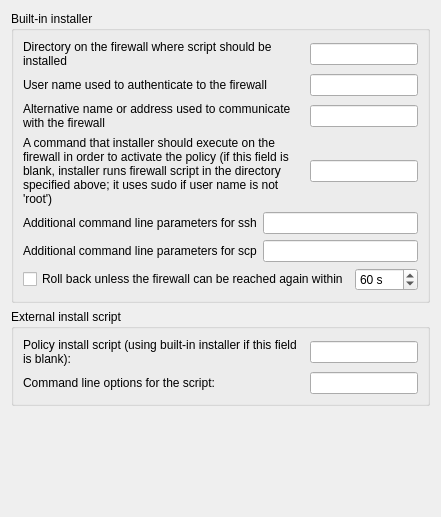
     <widget class="QWidget" name="tab1">
      <attribute name="title">
       <string>Installer</string>
      </attribute>
      <layout class="QGridLayout" name="gridLayout_3">
       <property name="verticalSpacing">
        <number>6</number>
       </property>
       <item row="0" column="0">
        <widget class="QGroupBox" name="groupBox2">
         <property name="title">
          <string>Built-in installer</string>
         </property>
         <layout class="QGridLayout" name="gridLayout">
          <property name="verticalSpacing">
           <number>6</number>
          </property>
          <item row="0" column="0">
           <widget class="QLabel" name="label556">
            <property name="text">
             <string>Directory on the firewall where script should be installed</string>
            </property>
            <property name="alignment">
             <set>Qt::AlignmentFlag::AlignLeading|Qt::AlignmentFlag::AlignLeft|Qt::AlignmentFlag::AlignVCenter</set>
            </property>
            <property name="wordWrap">
             <bool>true</bool>
            </property>
           </widget>
          </item>
          <item row="0" column="1">
           <widget class="QLineEdit" name="ipt_fw_dir">
            <property name="sizePolicy">
             <sizepolicy hsizetype="Fixed" vsizetype="Fixed">
              <horstretch>0</horstretch>
              <verstretch>0</verstretch>
             </sizepolicy>
            </property>
            <property name="toolTip">
             <string>Directory path on the firewall where the script
will be stored (e.g. /etc/fw). Enter a directory
only, without a filename — the filename is set
under Compiler → &quot;Output file name&quot;.</string>
            </property>
           </widget>
          </item>
          <item row="1" column="0">
           <widget class="QLabel" name="textLabel1_2">
            <property name="text">
             <string>User name used to authenticate to the firewall</string>
            </property>
            <property name="alignment">
             <set>Qt::AlignmentFlag::AlignLeading|Qt::AlignmentFlag::AlignLeft|Qt::AlignmentFlag::AlignVCenter</set>
            </property>
            <property name="wordWrap">
             <bool>true</bool>
            </property>
           </widget>
          </item>
          <item row="1" column="1">
           <widget class="QLineEdit" name="ipt_user">
            <property name="sizePolicy">
             <sizepolicy hsizetype="Fixed" vsizetype="Fixed">
              <horstretch>0</horstretch>
              <verstretch>0</verstretch>
             </sizepolicy>
            </property>
            <property name="toolTip">
             <string>SSH user name for uploading the generated script to the firewall. Leave empty to
use the current system user.</string>
            </property>
           </widget>
          </item>
          <item row="2" column="0">
           <widget class="QLabel" name="textLabel1_3">
            <property name="text">
             <string>Alternative name or address used to communicate with the firewall</string>
            </property>
            <property name="alignment">
             <set>Qt::AlignmentFlag::AlignLeading|Qt::AlignmentFlag::AlignLeft|Qt::AlignmentFlag::AlignTop</set>
            </property>
            <property name="wordWrap">
             <bool>true</bool>
            </property>
           </widget>
          </item>
          <item row="2" column="1">
           <widget class="QLineEdit" name="altAddress">
            <property name="sizePolicy">
             <sizepolicy hsizetype="Fixed" vsizetype="Fixed">
              <horstretch>0</horstretch>
              <verstretch>0</verstretch>
             </sizepolicy>
            </property>
            <property name="toolTip">
             <string>Alternative address used for SCP/SSH if the primary management address is
unreachable.</string>
            </property>
           </widget>
          </item>
          <item row="3" column="0">
           <widget class="QLabel" name="textLabel1_4">
            <property name="text">
             <string>A command that installer should execute on the firewall in order to activate the policy (if this field is blank, installer runs firewall script in the directory specified above; it uses sudo if user name is not 'root')</string>
            </property>
            <property name="alignment">
             <set>Qt::AlignmentFlag::AlignVCenter</set>
            </property>
            <property name="wordWrap">
             <bool>true</bool>
            </property>
           </widget>
          </item>
          <item row="3" column="1">
           <widget class="QLineEdit" name="activationCmd">
            <property name="sizePolicy">
             <sizepolicy hsizetype="Fixed" vsizetype="Fixed">
              <horstretch>0</horstretch>
              <verstretch>0</verstretch>
             </sizepolicy>
            </property>
            <property name="toolTip">
             <string>Custom command executed on the firewall after the script has been copied. Leave
empty to use the built-in activation.</string>
            </property>
           </widget>
          </item>
          <item row="4" column="0" colspan="2">
           <layout class="QHBoxLayout">
            <item>
             <widget class="QLabel" name="textLabel1_7">
              <property name="text">
               <string>Additional command line parameters for ssh</string>
              </property>
              <property name="wordWrap">
               <bool>false</bool>
              </property>
             </widget>
            </item>
            <item>
             <widget class="QLineEdit" name="sshArgs">
              <property name="sizePolicy">
               <sizepolicy hsizetype="Expanding" vsizetype="Fixed">
                <horstretch>0</horstretch>
                <verstretch>0</verstretch>
               </sizepolicy>
              </property>
              <property name="toolTip">
               <string>Additional arguments passed to ssh when connecting to the firewall for
installation.</string>
              </property>
             </widget>
            </item>
           </layout>
          </item>
          <item row="5" column="0" colspan="2">
           <layout class="QHBoxLayout" name="_2">
            <item>
             <widget class="QLabel" name="textLabel1_8">
              <property name="text">
               <string>Additional command line parameters for scp</string>
              </property>
              <property name="wordWrap">
               <bool>false</bool>
              </property>
             </widget>
            </item>
            <item>
             <widget class="QLineEdit" name="scpArgs">
              <property name="sizePolicy">
               <sizepolicy hsizetype="Expanding" vsizetype="Fixed">
                <horstretch>0</horstretch>
                <verstretch>0</verstretch>
               </sizepolicy>
              </property>
              <property name="toolTip">
               <string>Additional arguments passed to scp when copying the script to the firewall.</string>
              </property>
             </widget>
            </item>
           </layout>
          </item>
          <item row="6" column="0" colspan="2">
           <layout class="QHBoxLayout" name="installRollbackLayout">
            <item>
             <widget class="QCheckBox" name="installRollback">
              <property name="toolTip">
               <string>The installer activates the policy, then confirms it over a new SSH
connection. When that connection cannot be made in time, the firewall puts
back the ruleset that was running before and keeps booting with the script
it had, so a policy that locks the installer out undoes itself. Not used
with a custom activation command or install script.</string>
              </property>
              <property name="text">
               <string>Roll back unless the firewall can be reached again within</string>
              </property>
             </widget>
            </item>
            <item>
             <widget class="QSpinBox" name="installRollbackTimeout">
              <property name="toolTip">
               <string>Seconds from the end of the activation until the firewall puts back the
ruleset that was running before. Allow for the time a new SSH login takes,
including sudo.</string>
              </property>
              <property name="suffix">
               <string> s</string>
              </property>
              <property name="minimum">
               <number>10</number>
              </property>
              <property name="maximum">
               <number>3600</number>
              </property>
              <property name="value">
               <number>60</number>
              </property>
             </widget>
            </item>
            <item>
             <spacer name="installRollbackSpacer">
              <property name="orientation">
               <enum>Qt::Orientation::Horizontal</enum>
              </property>
              <property name="sizeHint" stdset="0">
               <size>
                <width>0</width>
                <height>0</height>
               </size>
              </property>
             </spacer>
            </item>
           </layout>
          </item>
         </layout>
        </widget>
       </item>
       <item row="1" column="0">
        <widget class="QGroupBox" name="groupBox1">
         <property name="title">
          <string>External install script</string>
         </property>
         <layout class="QGridLayout" name="gridLayout_2">
          <item row="0" column="0">
           <layout class="QHBoxLayout" name="horizontalLayout">
            <item>
             <widget class="QLabel" name="textLabel5_2">
              <property name="sizePolicy">
               <sizepolicy hsizetype="Expanding" vsizetype="Preferred">
                <horstretch>0</horstretch>
                <verstretch>0</verstretch>
               </sizepolicy>
              </property>
              <property name="text">
               <string>Policy install script (using built-in installer if this field is blank):</string>
              </property>
              <property name="alignment">
               <set>Qt::AlignmentFlag::AlignLeading|Qt::AlignmentFlag::AlignLeft|Qt::AlignmentFlag::AlignVCenter</set>
              </property>
              <property name="wordWrap">
               <bool>true</bool>
              </property>
             </widget>
            </item>
            <item>
             <widget class="QLineEdit" name="installScript">
              <property name="sizePolicy">
               <sizepolicy hsizetype="Fixed" vsizetype="Fixed">
                <horstretch>0</horstretch>
                <verstretch>0</verstretch>
               </sizepolicy>
              </property>
              <property name="toolTip">
               <string>Path to a custom installation script executed instead of the default SCP/SSH
mechanism.</string>
              </property>
             </widget>
            </item>
           </layout>
          </item>
          <item row="1" column="0">
           <layout class="QHBoxLayout" name="horizontalLayout_2">
            <item>
             <widget class="QLabel" name="textLabel6_2">
              <property name="sizePolicy">
               <sizepolicy hsizetype="Expanding" vsizetype="Preferred">
                <horstretch>0</horstretch>
                <verstretch>0</verstretch>
               </sizepolicy>
              </property>
              <property name="text">
               <string>Command line options for the script:</string>
              </property>
              <property name="alignment">
               <set>Qt::AlignmentFlag::AlignLeading|Qt::AlignmentFlag::AlignLeft|Qt::AlignmentFlag::AlignVCenter</set>
              </property>
              <property name="wordWrap">
               <bool>false</bool>
              </property>
             </widget>
            </item>
            <item>
             <widget class="QLineEdit" name="installScriptArgs">
              <property name="sizePolicy">
               <sizepolicy hsizetype="Fixed" vsizetype="Fixed">
                <horstretch>0</horstretch>
                <verstretch>0</verstretch>
               </sizepolicy>
              </property>
              <property name="toolTip">
               <string>Arguments passed to the custom installation script.</string>
              </property>
             </widget>
            </item>
           </layout>
          </item>
         </layout>
        </widget>
       </item>
       <item row="2" column="0">
        <spacer>
         <property name="orientation">
          <enum>Qt::Orientation::Vertical</enum>
         </property>
         <property name="sizeType">
          <enum>QSizePolicy::Policy::Expanding</enum>
         </property>
         <property name="sizeHint" stdset="0">
          <size>
           <width>20</width>
           <height>100</height>
          </size>
         </property>
        </spacer>
       </item>
      </layout>
     </widget>
